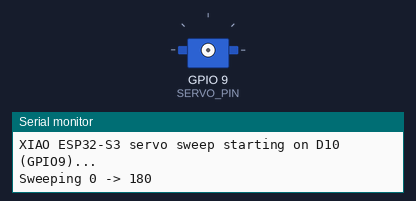
This program was run on a simulated Seeed XIAO ESP32-S3. Parts: servo, the last lines printed to the serial monitor.

Above: at 0.25 s.
At 1.7 s:
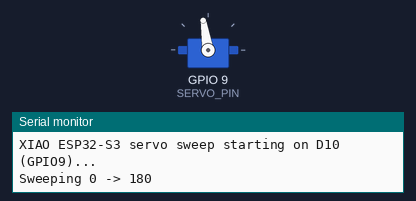
At 3.15 s:
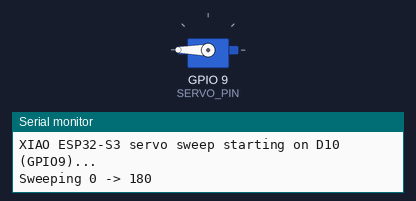
At 6.1 s:
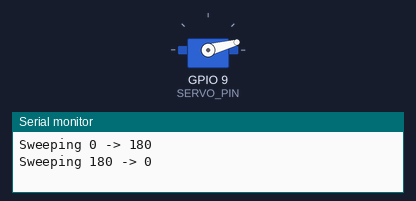
Timing chart, 0 to 9.1 s (numbered marks = the images above):
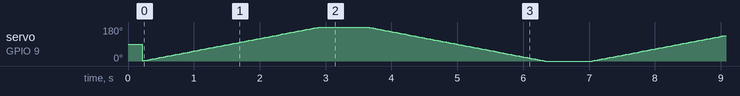

The program:

main.cpp
```cpp
// Servo sweep demo for the Seeed Studio XIAO ESP32-S3.
//
// Wiring:
//   Servo signal -> D10  (silk-screen label; this is GPIO9 on the XIAO ESP32-S3)
//   Servo VCC    -> 5V
//   Servo GND    -> GND
//
// Behaviour: sweep the servo across its full travel one way (0 deg -> 180 deg),
// pause, then back the other way (180 deg -> 0 deg), and repeat. A standard
// positional hobby servo (e.g. SG90) cannot do a true 360 deg revolution, so a
// full end-to-end sweep is the closest "one revolution to each side" it can do.
//
// If your servo doesn't reach the mechanical ends or buzzes at the extremes,
// tweak MIN_PULSE_US / MAX_PULSE_US below to match your servo's spec.

#include <Arduino.h>
#include <ESP32Servo.h>

static const int SERVO_PIN = D10;  // GPIO9 on the XIAO ESP32-S3

// Pulse widths (microseconds) for the servo's travel limits.
static const int MIN_PULSE_US = 500;   // ~0 deg
static const int MAX_PULSE_US = 2500;  // ~180 deg

static const int STEP_DELAY_MS = 15;   // pause between 1-degree steps (speed)
static const int END_PAUSE_MS = 700;   // pause at each end of travel

Servo servo;

void setup() {
  Serial.begin(115200);
  delay(200);
  Serial.println("XIAO ESP32-S3 servo sweep starting on D10 (GPIO9)...");

  // ESP32Servo: allocate a hardware timer and set the standard 50 Hz frame.
  servo.setPeriodHertz(50);
  servo.attach(SERVO_PIN, MIN_PULSE_US, MAX_PULSE_US);
}

void loop() {
  // Sweep one way: 0 -> 180 degrees.
  Serial.println("Sweeping 0 -> 180");
  for (int angle = 0; angle <= 180; angle++) {
    servo.write(angle);
    delay(STEP_DELAY_MS);
  }
  delay(END_PAUSE_MS);

  // Sweep back the other way: 180 -> 0 degrees.
  Serial.println("Sweeping 180 -> 0");
  for (int angle = 180; angle >= 0; angle--) {
    servo.write(angle);
    delay(STEP_DELAY_MS);
  }
  delay(END_PAUSE_MS);
}
```
